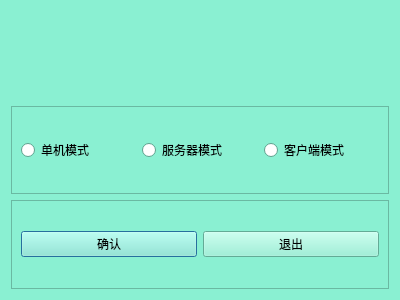
<?xml version="1.0" encoding="UTF-8"?>
<ui version="4.0">
 <class>mainDialog</class>
 <widget class="QDialog" name="mainDialog">
  <property name="geometry">
   <rect>
    <x>0</x>
    <y>0</y>
    <width>400</width>
    <height>300</height>
   </rect>
  </property>
  <property name="palette">
   <palette>
    <active>
     <colorrole role="WindowText">
      <brush brushstyle="SolidPattern">
       <color alpha="255">
        <red>0</red>
        <green>0</green>
        <blue>0</blue>
       </color>
      </brush>
     </colorrole>
     <colorrole role="Button">
      <brush brushstyle="SolidPattern">
       <color alpha="255">
        <red>138</red>
        <green>240</green>
        <blue>210</blue>
       </color>
      </brush>
     </colorrole>
     <colorrole role="Light">
      <brush brushstyle="SolidPattern">
       <color alpha="255">
        <red>252</red>
        <green>255</green>
        <blue>255</blue>
       </color>
      </brush>
     </colorrole>
     <colorrole role="Midlight">
      <brush brushstyle="SolidPattern">
       <color alpha="255">
        <red>195</red>
        <green>247</green>
        <blue>232</blue>
       </color>
      </brush>
     </colorrole>
     <colorrole role="Dark">
      <brush brushstyle="SolidPattern">
       <color alpha="255">
        <red>69</red>
        <green>120</green>
        <blue>105</blue>
       </color>
      </brush>
     </colorrole>
     <colorrole role="Mid">
      <brush brushstyle="SolidPattern">
       <color alpha="255">
        <red>92</red>
        <green>160</green>
        <blue>140</blue>
       </color>
      </brush>
     </colorrole>
     <colorrole role="Text">
      <brush brushstyle="SolidPattern">
       <color alpha="255">
        <red>0</red>
        <green>0</green>
        <blue>0</blue>
       </color>
      </brush>
     </colorrole>
     <colorrole role="BrightText">
      <brush brushstyle="SolidPattern">
       <color alpha="255">
        <red>255</red>
        <green>255</green>
        <blue>255</blue>
       </color>
      </brush>
     </colorrole>
     <colorrole role="ButtonText">
      <brush brushstyle="SolidPattern">
       <color alpha="255">
        <red>0</red>
        <green>0</green>
        <blue>0</blue>
       </color>
      </brush>
     </colorrole>
     <colorrole role="Base">
      <brush brushstyle="SolidPattern">
       <color alpha="255">
        <red>255</red>
        <green>255</green>
        <blue>255</blue>
       </color>
      </brush>
     </colorrole>
     <colorrole role="Window">
      <brush brushstyle="SolidPattern">
       <color alpha="255">
        <red>138</red>
        <green>240</green>
        <blue>210</blue>
       </color>
      </brush>
     </colorrole>
     <colorrole role="Shadow">
      <brush brushstyle="SolidPattern">
       <color alpha="255">
        <red>0</red>
        <green>0</green>
        <blue>0</blue>
       </color>
      </brush>
     </colorrole>
     <colorrole role="AlternateBase">
      <brush brushstyle="SolidPattern">
       <color alpha="255">
        <red>196</red>
        <green>247</green>
        <blue>232</blue>
       </color>
      </brush>
     </colorrole>
     <colorrole role="ToolTipBase">
      <brush brushstyle="SolidPattern">
       <color alpha="255">
        <red>255</red>
        <green>255</green>
        <blue>220</blue>
       </color>
      </brush>
     </colorrole>
     <colorrole role="ToolTipText">
      <brush brushstyle="SolidPattern">
       <color alpha="255">
        <red>0</red>
        <green>0</green>
        <blue>0</blue>
       </color>
      </brush>
     </colorrole>
     <colorrole role="PlaceholderText">
      <brush brushstyle="SolidPattern">
       <color alpha="128">
        <red>0</red>
        <green>0</green>
        <blue>0</blue>
       </color>
      </brush>
     </colorrole>
    </active>
    <inactive>
     <colorrole role="WindowText">
      <brush brushstyle="SolidPattern">
       <color alpha="255">
        <red>0</red>
        <green>0</green>
        <blue>0</blue>
       </color>
      </brush>
     </colorrole>
     <colorrole role="Button">
      <brush brushstyle="SolidPattern">
       <color alpha="255">
        <red>138</red>
        <green>240</green>
        <blue>210</blue>
       </color>
      </brush>
     </colorrole>
     <colorrole role="Light">
      <brush brushstyle="SolidPattern">
       <color alpha="255">
        <red>252</red>
        <green>255</green>
        <blue>255</blue>
       </color>
      </brush>
     </colorrole>
     <colorrole role="Midlight">
      <brush brushstyle="SolidPattern">
       <color alpha="255">
        <red>195</red>
        <green>247</green>
        <blue>232</blue>
       </color>
      </brush>
     </colorrole>
     <colorrole role="Dark">
      <brush brushstyle="SolidPattern">
       <color alpha="255">
        <red>69</red>
        <green>120</green>
        <blue>105</blue>
       </color>
      </brush>
     </colorrole>
     <colorrole role="Mid">
      <brush brushstyle="SolidPattern">
       <color alpha="255">
        <red>92</red>
        <green>160</green>
        <blue>140</blue>
       </color>
      </brush>
     </colorrole>
     <colorrole role="Text">
      <brush brushstyle="SolidPattern">
       <color alpha="255">
        <red>0</red>
        <green>0</green>
        <blue>0</blue>
       </color>
      </brush>
     </colorrole>
     <colorrole role="BrightText">
      <brush brushstyle="SolidPattern">
       <color alpha="255">
        <red>255</red>
        <green>255</green>
        <blue>255</blue>
       </color>
      </brush>
     </colorrole>
     <colorrole role="ButtonText">
      <brush brushstyle="SolidPattern">
       <color alpha="255">
        <red>0</red>
        <green>0</green>
        <blue>0</blue>
       </color>
      </brush>
     </colorrole>
     <colorrole role="Base">
      <brush brushstyle="SolidPattern">
       <color alpha="255">
        <red>255</red>
        <green>255</green>
        <blue>255</blue>
       </color>
      </brush>
     </colorrole>
     <colorrole role="Window">
      <brush brushstyle="SolidPattern">
       <color alpha="255">
        <red>138</red>
        <green>240</green>
        <blue>210</blue>
       </color>
      </brush>
     </colorrole>
     <colorrole role="Shadow">
      <brush brushstyle="SolidPattern">
       <color alpha="255">
        <red>0</red>
        <green>0</green>
        <blue>0</blue>
       </color>
      </brush>
     </colorrole>
     <colorrole role="AlternateBase">
      <brush brushstyle="SolidPattern">
       <color alpha="255">
        <red>196</red>
        <green>247</green>
        <blue>232</blue>
       </color>
      </brush>
     </colorrole>
     <colorrole role="ToolTipBase">
      <brush brushstyle="SolidPattern">
       <color alpha="255">
        <red>255</red>
        <green>255</green>
        <blue>220</blue>
       </color>
      </brush>
     </colorrole>
     <colorrole role="ToolTipText">
      <brush brushstyle="SolidPattern">
       <color alpha="255">
        <red>0</red>
        <green>0</green>
        <blue>0</blue>
       </color>
      </brush>
     </colorrole>
     <colorrole role="PlaceholderText">
      <brush brushstyle="SolidPattern">
       <color alpha="128">
        <red>0</red>
        <green>0</green>
        <blue>0</blue>
       </color>
      </brush>
     </colorrole>
    </inactive>
    <disabled>
     <colorrole role="WindowText">
      <brush brushstyle="SolidPattern">
       <color alpha="255">
        <red>69</red>
        <green>120</green>
        <blue>105</blue>
       </color>
      </brush>
     </colorrole>
     <colorrole role="Button">
      <brush brushstyle="SolidPattern">
       <color alpha="255">
        <red>138</red>
        <green>240</green>
        <blue>210</blue>
       </color>
      </brush>
     </colorrole>
     <colorrole role="Light">
      <brush brushstyle="SolidPattern">
       <color alpha="255">
        <red>252</red>
        <green>255</green>
        <blue>255</blue>
       </color>
      </brush>
     </colorrole>
     <colorrole role="Midlight">
      <brush brushstyle="SolidPattern">
       <color alpha="255">
        <red>195</red>
        <green>247</green>
        <blue>232</blue>
       </color>
      </brush>
     </colorrole>
     <colorrole role="Dark">
      <brush brushstyle="SolidPattern">
       <color alpha="255">
        <red>69</red>
        <green>120</green>
        <blue>105</blue>
       </color>
      </brush>
     </colorrole>
     <colorrole role="Mid">
      <brush brushstyle="SolidPattern">
       <color alpha="255">
        <red>92</red>
        <green>160</green>
        <blue>140</blue>
       </color>
      </brush>
     </colorrole>
     <colorrole role="Text">
      <brush brushstyle="SolidPattern">
       <color alpha="255">
        <red>69</red>
        <green>120</green>
        <blue>105</blue>
       </color>
      </brush>
     </colorrole>
     <colorrole role="BrightText">
      <brush brushstyle="SolidPattern">
       <color alpha="255">
        <red>255</red>
        <green>255</green>
        <blue>255</blue>
       </color>
      </brush>
     </colorrole>
     <colorrole role="ButtonText">
      <brush brushstyle="SolidPattern">
       <color alpha="255">
        <red>69</red>
        <green>120</green>
        <blue>105</blue>
       </color>
      </brush>
     </colorrole>
     <colorrole role="Base">
      <brush brushstyle="SolidPattern">
       <color alpha="255">
        <red>138</red>
        <green>240</green>
        <blue>210</blue>
       </color>
      </brush>
     </colorrole>
     <colorrole role="Window">
      <brush brushstyle="SolidPattern">
       <color alpha="255">
        <red>138</red>
        <green>240</green>
        <blue>210</blue>
       </color>
      </brush>
     </colorrole>
     <colorrole role="Shadow">
      <brush brushstyle="SolidPattern">
       <color alpha="255">
        <red>0</red>
        <green>0</green>
        <blue>0</blue>
       </color>
      </brush>
     </colorrole>
     <colorrole role="AlternateBase">
      <brush brushstyle="SolidPattern">
       <color alpha="255">
        <red>138</red>
        <green>240</green>
        <blue>210</blue>
       </color>
      </brush>
     </colorrole>
     <colorrole role="ToolTipBase">
      <brush brushstyle="SolidPattern">
       <color alpha="255">
        <red>255</red>
        <green>255</green>
        <blue>220</blue>
       </color>
      </brush>
     </colorrole>
     <colorrole role="ToolTipText">
      <brush brushstyle="SolidPattern">
       <color alpha="255">
        <red>0</red>
        <green>0</green>
        <blue>0</blue>
       </color>
      </brush>
     </colorrole>
     <colorrole role="PlaceholderText">
      <brush brushstyle="SolidPattern">
       <color alpha="128">
        <red>0</red>
        <green>0</green>
        <blue>0</blue>
       </color>
      </brush>
     </colorrole>
    </disabled>
   </palette>
  </property>
  <property name="windowTitle">
   <string>Dialog</string>
  </property>
  <layout class="QVBoxLayout" name="verticalLayout">
   <item>
    <widget class="QLabel" name="label">
     <property name="text">
      <string/>
     </property>
     <property name="pixmap">
      <pixmap resource="image.qrc">:/png/image/Title.png</pixmap>
     </property>
    </widget>
   </item>
   <item>
    <widget class="QFrame" name="frame">
     <property name="frameShape">
      <enum>QFrame::StyledPanel</enum>
     </property>
     <property name="frameShadow">
      <enum>QFrame::Raised</enum>
     </property>
     <layout class="QHBoxLayout" name="horizontalLayout">
      <item>
       <widget class="QRadioButton" name="local_radio">
        <property name="text">
         <string>单机模式</string>
        </property>
       </widget>
      </item>
      <item>
       <widget class="QRadioButton" name="server_radio">
        <property name="text">
         <string>服务器模式</string>
        </property>
       </widget>
      </item>
      <item>
       <widget class="QRadioButton" name="client_radio">
        <property name="text">
         <string>客户端模式</string>
        </property>
       </widget>
      </item>
     </layout>
    </widget>
   </item>
   <item>
    <widget class="QFrame" name="frame_2">
     <property name="frameShape">
      <enum>QFrame::StyledPanel</enum>
     </property>
     <property name="frameShadow">
      <enum>QFrame::Raised</enum>
     </property>
     <layout class="QHBoxLayout" name="horizontalLayout_2">
      <item>
       <widget class="QPushButton" name="enter_button">
        <property name="text">
         <string>确认</string>
        </property>
       </widget>
      </item>
      <item>
       <widget class="QPushButton" name="exit_button">
        <property name="text">
         <string>退出</string>
        </property>
       </widget>
      </item>
     </layout>
    </widget>
   </item>
  </layout>
 </widget>
 <resources>
  <include location="image.qrc"/>
 </resources>
 <connections/>
</ui>
